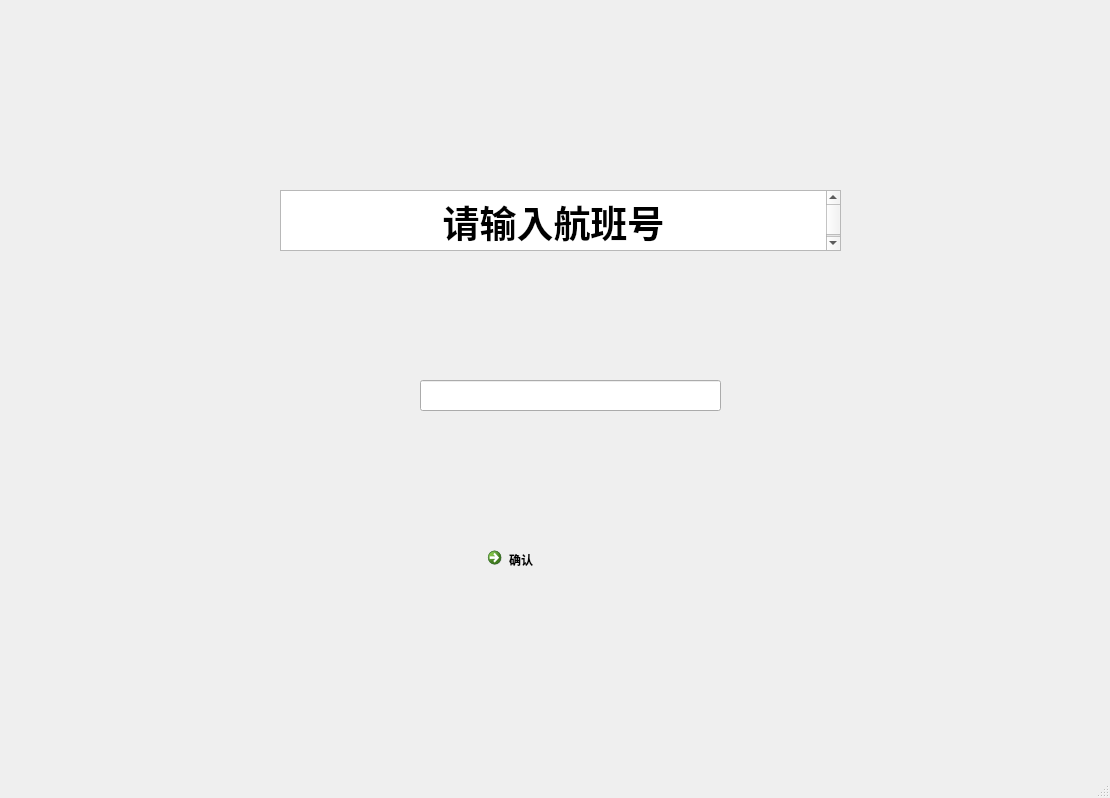
<?xml version="1.0" encoding="UTF-8"?>
<ui version="4.0">
 <class>MainWindow</class>
 <widget class="QMainWindow" name="MainWindow">
  <property name="geometry">
   <rect>
    <x>0</x>
    <y>0</y>
    <width>1110</width>
    <height>798</height>
   </rect>
  </property>
  <property name="windowTitle">
   <string>MainWindow</string>
  </property>
  <widget class="QWidget" name="centralwidget">
   <widget class="QTextEdit" name="textEdit">
    <property name="geometry">
     <rect>
      <x>280</x>
      <y>190</y>
      <width>561</width>
      <height>61</height>
     </rect>
    </property>
    <property name="html">
     <string>&lt;!DOCTYPE HTML PUBLIC &quot;-//W3C//DTD HTML 4.0//EN&quot; &quot;http://www.w3.org/TR/REC-html40/strict.dtd&quot;&gt;
&lt;html&gt;&lt;head&gt;&lt;meta name=&quot;qrichtext&quot; content=&quot;1&quot; /&gt;&lt;style type=&quot;text/css&quot;&gt;
p, li { white-space: pre-wrap; }
&lt;/style&gt;&lt;/head&gt;&lt;body style=&quot; font-family:'SimSun'; font-size:9pt; font-weight:400; font-style:normal;&quot;&gt;
&lt;p align=&quot;center&quot; style=&quot; margin-top:0px; margin-bottom:0px; margin-left:0px; margin-right:0px; -qt-block-indent:0; text-indent:0px;&quot;&gt;&lt;span style=&quot; font-size:28pt; font-weight:600;&quot;&gt;请输入航班号&lt;/span&gt;&lt;/p&gt;&lt;/body&gt;&lt;/html&gt;</string>
    </property>
   </widget>
   <widget class="QLineEdit" name="lineEdit">
    <property name="geometry">
     <rect>
      <x>420</x>
      <y>380</y>
      <width>301</width>
      <height>31</height>
     </rect>
    </property>
   </widget>
   <widget class="QCommandLinkButton" name="commandLinkButton">
    <property name="geometry">
     <rect>
      <x>480</x>
      <y>540</y>
      <width>186</width>
      <height>41</height>
     </rect>
    </property>
    <property name="text">
     <string>确认</string>
    </property>
   </widget>
  </widget>
  <widget class="QMenuBar" name="menubar">
   <property name="geometry">
    <rect>
     <x>0</x>
     <y>0</y>
     <width>1110</width>
     <height>22</height>
    </rect>
   </property>
  </widget>
  <widget class="QStatusBar" name="statusbar"/>
 </widget>
 <resources/>
 <connections/>
</ui>
